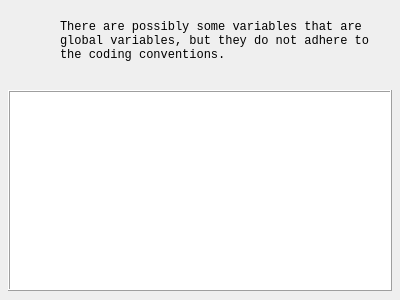
<?xml version="1.0" encoding="UTF-8"?>
<ui version="4.0">
 <class>Form</class>
 <widget class="QWidget" name="Form">
  <property name="geometry">
   <rect>
    <x>0</x>
    <y>0</y>
    <width>400</width>
    <height>300</height>
   </rect>
  </property>
  <property name="windowTitle">
   <string>Tips</string>
  </property>
  <property name="windowIcon">
   <iconset resource="icon.qrc">
    <normaloff>:/ico/.imgs/灯泡提示.png</normaloff>:/ico/.imgs/灯泡提示.png</iconset>
  </property>
  <widget class="QListWidget" name="listWidget">
   <property name="geometry">
    <rect>
     <x>8</x>
     <y>90</y>
     <width>384</width>
     <height>201</height>
    </rect>
   </property>
   <property name="frameShape">
    <enum>QFrame::Box</enum>
   </property>
   <property name="frameShadow">
    <enum>QFrame::Raised</enum>
   </property>
   <property name="spacing">
    <number>3</number>
   </property>
   <property name="gridSize">
    <size>
     <width>0</width>
     <height>25</height>
    </size>
   </property>
   <property name="modelColumn">
    <number>0</number>
   </property>
  </widget>
  <widget class="QLabel" name="label">
   <property name="geometry">
    <rect>
     <x>19</x>
     <y>20</y>
     <width>31</width>
     <height>31</height>
    </rect>
   </property>
   <property name="text">
    <string/>
   </property>
   <property name="pixmap">
    <pixmap resource="icon.qrc">:/ico/.imgs/灯泡提示.png</pixmap>
   </property>
   <property name="scaledContents">
    <bool>true</bool>
   </property>
  </widget>
  <widget class="QLabel" name="label_2">
   <property name="geometry">
    <rect>
     <x>60</x>
     <y>20</y>
     <width>311</width>
     <height>51</height>
    </rect>
   </property>
   <property name="font">
    <font>
     <family>Consolas</family>
    </font>
   </property>
   <property name="text">
    <string>There are possibly some variables that are global variables, but they do not adhere to the coding conventions.</string>
   </property>
   <property name="alignment">
    <set>Qt::AlignLeading|Qt::AlignLeft|Qt::AlignTop</set>
   </property>
   <property name="wordWrap">
    <bool>true</bool>
   </property>
  </widget>
 </widget>
 <resources>
  <include location="icon.qrc"/>
  <include location="C:/Users/SH2210002/.designer/backup/icon.qrc"/>
 </resources>
 <connections/>
</ui>
